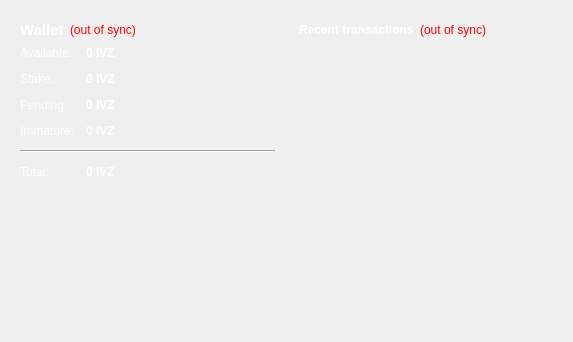
<?xml version="1.0" encoding="UTF-8"?>
<ui version="4.0">
 <class>OverviewPage</class>
 <widget class="QWidget" name="OverviewPage">
  <property name="geometry">
   <rect>
    <x>0</x>
    <y>0</y>
    <width>573</width>
    <height>342</height>
   </rect>
  </property>
  <property name="windowTitle">
   <string>Form</string>
  </property>
  <property name="styleSheet">
   <string notr="true">color:rgb(255, 255, 255);</string>
  </property>
  <layout class="QHBoxLayout" name="horizontalLayout" stretch="1,1">
   <item>
    <layout class="QVBoxLayout" name="verticalLayout_2">
     <item>
      <widget class="QFrame" name="frame">
       <property name="frameShape">
        <enum>QFrame::NoFrame</enum>
       </property>
       <property name="frameShadow">
        <enum>QFrame::Plain</enum>
       </property>
       <property name="lineWidth">
        <number>0</number>
       </property>
       <layout class="QVBoxLayout" name="verticalLayout_4">
        <item>
         <layout class="QHBoxLayout" name="horizontalLayout_4">
          <item>
           <widget class="QLabel" name="label_5">
            <property name="font">
             <font>
              <pointsize>11</pointsize>
              <weight>75</weight>
              <bold>true</bold>
             </font>
            </property>
            <property name="text">
             <string>Wallet</string>
            </property>
           </widget>
          </item>
          <item>
           <widget class="QLabel" name="labelWalletStatus">
            <property name="toolTip">
             <string>The displayed information may be out of date. Your wallet automatically synchronizes with the InvisibleCoin network after a connection is established, but this process has not completed yet.</string>
            </property>
            <property name="styleSheet">
             <string notr="true">QLabel { color: red; }</string>
            </property>
            <property name="text">
             <string notr="true">(out of sync)</string>
            </property>
            <property name="alignment">
             <set>Qt::AlignLeading|Qt::AlignLeft|Qt::AlignVCenter</set>
            </property>
           </widget>
          </item>
          <item>
           <spacer name="horizontalSpacer_2">
            <property name="orientation">
             <enum>Qt::Horizontal</enum>
            </property>
            <property name="sizeHint" stdset="0">
             <size>
              <width>40</width>
              <height>20</height>
             </size>
            </property>
           </spacer>
          </item>
         </layout>
        </item>
        <item>
         <layout class="QFormLayout" name="formLayout_2">
          <property name="fieldGrowthPolicy">
           <enum>QFormLayout::AllNonFixedFieldsGrow</enum>
          </property>
          <property name="horizontalSpacing">
           <number>12</number>
          </property>
          <property name="verticalSpacing">
           <number>12</number>
          </property>
          <item row="0" column="0">
           <widget class="QLabel" name="label">
            <property name="text">
             <string>Available:</string>
            </property>
           </widget>
          </item>
          <item row="0" column="1">
           <widget class="QLabel" name="labelBalance">
            <property name="font">
             <font>
              <weight>75</weight>
              <bold>true</bold>
             </font>
            </property>
            <property name="cursor">
             <cursorShape>IBeamCursor</cursorShape>
            </property>
            <property name="toolTip">
             <string>Your current spendable balance</string>
            </property>
            <property name="text">
             <string notr="true">0 IVZ</string>
            </property>
            <property name="textInteractionFlags">
             <set>Qt::LinksAccessibleByMouse|Qt::TextSelectableByKeyboard|Qt::TextSelectableByMouse</set>
            </property>
           </widget>
          </item>
          <item row="1" column="0">
           <widget class="QLabel" name="label_6">
            <property name="text">
             <string>Stake:</string>
            </property>
           </widget>
          </item>
          <item row="1" column="1">
           <widget class="QLabel" name="labelStake">
            <property name="font">
             <font>
              <weight>75</weight>
              <bold>true</bold>
             </font>
            </property>
            <property name="cursor">
             <cursorShape>IBeamCursor</cursorShape>
            </property>
            <property name="toolTip">
             <string>Total of coins that was staked, and do not yet count toward the current balance</string>
            </property>
            <property name="text">
             <string notr="true">0 IVZ</string>
            </property>
            <property name="textInteractionFlags">
             <set>Qt::LinksAccessibleByMouse|Qt::TextSelectableByKeyboard|Qt::TextSelectableByMouse</set>
            </property>
           </widget>
          </item>
          <item row="2" column="0">
           <widget class="QLabel" name="label_3">
            <property name="text">
             <string>Pending:</string>
            </property>
           </widget>
          </item>
          <item row="2" column="1">
           <widget class="QLabel" name="labelUnconfirmed">
            <property name="font">
             <font>
              <weight>75</weight>
              <bold>true</bold>
             </font>
            </property>
            <property name="cursor">
             <cursorShape>IBeamCursor</cursorShape>
            </property>
            <property name="toolTip">
             <string>Total of transactions that have yet to be confirmed, and do not yet count toward the current balance</string>
            </property>
            <property name="text">
             <string notr="true">0 IVZ</string>
            </property>
            <property name="textInteractionFlags">
             <set>Qt::LinksAccessibleByMouse|Qt::TextSelectableByKeyboard|Qt::TextSelectableByMouse</set>
            </property>
           </widget>
          </item>
          <item row="3" column="0">
           <widget class="QLabel" name="labelImmatureText">
            <property name="text">
             <string>Immature:</string>
            </property>
           </widget>
          </item>
          <item row="3" column="1">
           <widget class="QLabel" name="labelImmature">
            <property name="font">
             <font>
              <weight>75</weight>
              <bold>true</bold>
             </font>
            </property>
            <property name="toolTip">
             <string>Mined balance that has not yet matured</string>
            </property>
            <property name="text">
             <string notr="true">0 IVZ</string>
            </property>
            <property name="textInteractionFlags">
             <set>Qt::LinksAccessibleByMouse|Qt::TextSelectableByKeyboard|Qt::TextSelectableByMouse</set>
            </property>
           </widget>
          </item>
          <item row="4" column="0" colspan="2">
           <widget class="Line" name="line">
            <property name="orientation">
             <enum>Qt::Horizontal</enum>
            </property>
           </widget>
          </item>
          <item row="5" column="0">
           <widget class="QLabel" name="labelTotalText">
            <property name="text">
             <string>Total:</string>
            </property>
           </widget>
          </item>
          <item row="5" column="1">
           <widget class="QLabel" name="labelTotal">
            <property name="font">
             <font>
              <weight>75</weight>
              <bold>true</bold>
             </font>
            </property>
            <property name="cursor">
             <cursorShape>IBeamCursor</cursorShape>
            </property>
            <property name="toolTip">
             <string>Your current total balance</string>
            </property>
            <property name="text">
             <string notr="true">0 IVZ</string>
            </property>
            <property name="textInteractionFlags">
             <set>Qt::LinksAccessibleByMouse|Qt::TextSelectableByKeyboard|Qt::TextSelectableByMouse</set>
            </property>
           </widget>
          </item>
         </layout>
        </item>
       </layout>
      </widget>
     </item>
     <item>
      <spacer name="verticalSpacer">
       <property name="orientation">
        <enum>Qt::Vertical</enum>
       </property>
       <property name="sizeHint" stdset="0">
        <size>
         <width>20</width>
         <height>40</height>
        </size>
       </property>
      </spacer>
     </item>
    </layout>
   </item>
   <item>
    <layout class="QVBoxLayout" name="verticalLayout_3">
     <property name="spacing">
      <number>6</number>
     </property>
     <property name="sizeConstraint">
      <enum>QLayout::SetDefaultConstraint</enum>
     </property>
     <item>
      <widget class="QFrame" name="frame_2">
       <property name="frameShape">
        <enum>QFrame::NoFrame</enum>
       </property>
       <property name="frameShadow">
        <enum>QFrame::Plain</enum>
       </property>
       <layout class="QVBoxLayout" name="verticalLayout">
        <item>
         <layout class="QHBoxLayout" name="horizontalLayout_2">
          <item>
           <widget class="QLabel" name="label_4">
            <property name="text">
             <string>&lt;b&gt;Recent transactions&lt;/b&gt;</string>
            </property>
           </widget>
          </item>
          <item>
           <widget class="QLabel" name="labelTransactionsStatus">
            <property name="toolTip">
             <string>The displayed information may be out of date. Your wallet automatically synchronizes with the InvisibleCoin network after a connection is established, but this process has not completed yet.</string>
            </property>
            <property name="styleSheet">
             <string notr="true">QLabel { color: red; }</string>
            </property>
            <property name="text">
             <string notr="true">(out of sync)</string>
            </property>
            <property name="alignment">
             <set>Qt::AlignRight|Qt::AlignTrailing|Qt::AlignVCenter</set>
            </property>
           </widget>
          </item>
          <item>
           <spacer name="horizontalSpacer">
            <property name="orientation">
             <enum>Qt::Horizontal</enum>
            </property>
            <property name="sizeHint" stdset="0">
             <size>
              <width>40</width>
              <height>20</height>
             </size>
            </property>
           </spacer>
          </item>
         </layout>
        </item>
        <item>
         <widget class="QListView" name="listTransactions">
          <property name="styleSheet">
           <string notr="true">QListView { background: transparent; }</string>
          </property>
          <property name="frameShape">
           <enum>QFrame::NoFrame</enum>
          </property>
          <property name="verticalScrollBarPolicy">
           <enum>Qt::ScrollBarAlwaysOff</enum>
          </property>
          <property name="horizontalScrollBarPolicy">
           <enum>Qt::ScrollBarAlwaysOff</enum>
          </property>
          <property name="selectionMode">
           <enum>QAbstractItemView::NoSelection</enum>
          </property>
         </widget>
        </item>
       </layout>
      </widget>
     </item>
     <item>
      <spacer name="verticalSpacer_2">
       <property name="orientation">
        <enum>Qt::Vertical</enum>
       </property>
       <property name="sizeHint" stdset="0">
        <size>
         <width>20</width>
         <height>40</height>
        </size>
       </property>
      </spacer>
     </item>
    </layout>
   </item>
  </layout>
 </widget>
 <resources/>
 <connections/>
</ui>
